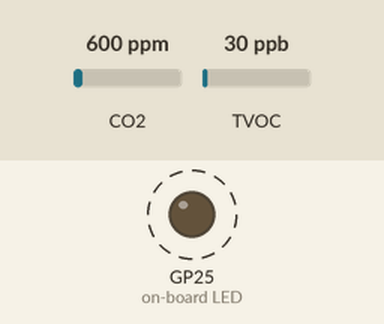
A program run on a simulated Raspberry Pi Pico running MicroPython. Parts: output pins drawn as LEDs (lit = HIGH). Dashed ring = blinking. The inputs (shaded band) are chosen by the test bench; at power-on: CO2 600 ppm, TVOC 30 ppb. WiFi joins after 1.5 s; the clock reads 2024-03-15 10:24:30 at power-on unless the program sets it; no MQTT or app messages arrive unless stated; library files of the repository ran but are not shown: secrets.py; what the program prints to the serial console is not drawn.

Above: at 1.82 s.
Timing chart, 0 to 4.8 s (numbered marks = the images above):
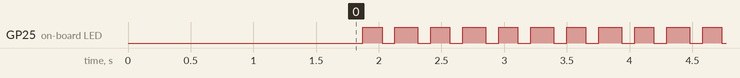

The program:

air_quality.py
```python
# air_quality.py
from machine import Pin
from util import try_until_runs, set_timeout
import utime
from crc import create_message_packet
from umqtt.simple import MQTTClient

import json

INIT_AIR_QUALITY = bytearray([0x20, 0x03])
MEASURE_AIR_QUALITY = bytearray([0x20, 0x08])
MEASURE_RAW_SIGNALS = bytearray([0x20, 0x50])

class SGP30:
    def __init__(self, bus, mqtt_handler, i2c_address=0x58, indicator_pin="LED", topic="sensor/air_quality", sensor_id="air_quality_1"):
        utime.sleep_ms(10)

        self.i2c_address = i2c_address
        self.bus = bus
        self.mqtt_handler = mqtt_handler
        self.co2 = 0x00
        self.tvoc = 0x00
        self.featureSetVersion = None
        self.h2 = 0x00
        self.ethanol = 0x00
        self.serialID = None
        self.start_time = utime.mktime(utime.localtime())
        self.elapsed_time = 0
        self.indicator_pin = Pin(indicator_pin, Pin.OUT)
        self.topic = topic
        self.sensor_id = sensor_id


    def set_elapsed_time(self):
        self.elapsed_time = utime.mktime(utime.localtime()) - self.start_time

    @set_timeout(10)
    @try_until_runs
    def write(self, msg):
        self.bus.writeto(self.i2c_address, create_message_packet(msg))

    @set_timeout(10)
    @try_until_runs
    def read(self, num_bytes):
        readings = bytearray(num_bytes)
        self.bus.readfrom_into(self.i2c_address, readings)
        return readings


    def initAirQuality(self):
        self.write(INIT_AIR_QUALITY)
        self.indicator_pin.on()


    def measureAirQuality(self):
        self.write(MEASURE_AIR_QUALITY)
        # gives sensor time to record measurements, min 20-25ms
        utime.sleep_ms(50)
        read_vals = self.read(6)
        self.set_elapsed_time()

        # No real values are returned for the co2 or tvoc values until
        # 15 seconds after the initialization of the sensor so that
        # proper calibration can occur
        if self.elapsed_time < 15:
            self.co2 = bytearray([255 << 8 | 255])
            self.tvoc = bytearray([255 << 8 | 255])
        self.co2 = bytearray([read_vals[0] << 8 | read_vals[1]])
        self.tvoc= bytearray([read_vals[3] << 8 | read_vals[4]])
        return None


    def measureRawSignals(self):
        self.write(MEASURE_RAW_SIGNALS)
        # gives sensor time to record measurements, min 20-25ms
        utime.sleep_ms(50)
        read_vals = self.read(6)
        self.h2 = bytearray([read_vals[0] << 8 | read_vals[1]])
        self.ethanol = bytearray([read_vals[3] << 8 | read_vals[4]])
        return None


    def measurements(self):
        self.indicator_pin.off()
        self.measureRawSignals()
        self.measureAirQuality()
        self.indicator_pin.on()

        measurement_values = json.dumps({self.sensor_id : {'co2': int.from_bytes(self.co2, 'big'),
                              'tvoc': int.from_bytes(self.tvoc, 'big'),
                              'h2': int.from_bytes(self.h2, 'big'),
                              'ethanol': int.from_bytes(self.ethanol, 'big'),
                              'elapsed_time': self.elapsed_time
                              }})
        print(measurement_values)
        return measurement_values

    def publish(self):
        self.mqtt_handler.connect()
        print(bytes(self.topic, 'utf-8'), "\n", self.measurements)
        self.mqtt_handler.publish(topic=bytes(self.topic, 'utf-8'), msg=self.measurements(), qos=0)
        self.mqtt_handler.disconnect()


if __name__ == '__main__':
    from umqtt.simple import MQTTClient
    from network_setup import Networker
    from util import setup_I2C_bus

    wlan = Networker().establish_connection()
    print("wlan")

    client = MQTTClient('aq_board', '10.42.0.1', port=1883, keepalive=60)
    print("mqtt")

    i2c = setup_I2C_bus()
    print("i2c")

    test_aq = SGP30(bus=i2c, mqtt_handler=client)
    test_aq.initAirQuality()

    while True:

       print(test_aq.measurements())
       test_aq.publish()
       utime.sleep_ms(180)
```

util.py
```python
from machine import Pin, I2C
import utime
import errno

def setup_I2C_bus():
    i2c = I2C(0,
              scl=Pin(1, Pin.PULL_UP),
              sda=Pin(0, Pin.PULL_UP),
              freq=100000)
    utime.sleep_ms(100)
    print(i2c.scan())
    return i2c


# To be used to repeatedly try I2C operations that can fail with an OSError [errno 5] IO error#
#def try_until_runs(timeout):
def try_until_runs(func):
    def wrapper_try_until_runs(*args, **kwargs):
        while True:
            try:
                return func(*args, **kwargs)
            except OSError as oserr:
                print(oserr)
                continue
            except Exception as e:
                raise e

    return wrapper_try_until_runs

def set_timeout(seconds):
    def timeout_tryer(func):
        def timeout_tryer_wrapper(*args, **kwargs):
            start_time = utime.mktime(utime.gmtime())
            while (utime.mktime(utime.gmtime()) - start_time) < seconds:
                return func(*args, **kwargs)
            raise TimeoutError
        return timeout_tryer_wrapper
    return timeout_tryer


#    return try_until_runs_dec

SUCCESS = 0
FAILURE = 1
```

crc.py
```python
def crc8(data, table, poly=0x31, init_value=0xFF, final_xor=0x00):
    crc = init_value

    for byte in data:
        crc ^= byte
        crc = int.from_bytes(table[crc], 'big')

    return bytes([crc ^ final_xor])

def create_message_packet(data):
    byte_data = b''

    if type(data) == str:
        byte_data += data.encode("utf-8")

    elif type(data) == int:
        byte_data += str(data).encode("utf-8")


    elif type(data) == bytes or bytearray:
        byte_data += data

    else:
        raise ValueError("Type of the provided data({}) does not match str, bytes, bytearray".format(data.type))

    byte_data += crc8(byte_data, SGP30_LOOKUP)
    return byte_data

# def add_checksum(msg):
#     with len(msg) as msg_length::w

#         if msg_length % 2 != 0:
#             raise ValueError("Detected an odd number of bytes{} in message, but expected an even number")
#         for

def generate_crc_table(poly):
    # Generate CRC lookup table
    table = [0] * 256
    for i in range(256):
        crc = i
        for j in range(8):
            if crc & 0x80:
                crc = (crc << 1) ^ poly
            else:
                crc <<= 1
            crc &= 0xFF
        table[i] = crc.to_bytes(1, 'big')
    return table

SGP30_LOOKUP = generate_crc_table(0x31)

#test_buf = 0xBEEF.to_bytes(2, 'big')
##test
#assert crc8(test_buf,SGP30_lookup) == 0x92

if __name__ == '__main__':
    d_a = bytes([0xbe, 0xef])
    d_b = bytearray([0xbe, 0xef])
    d_c = 'the fat, smelly cat'
    d_d = 975186

    c_a = crc8(d_a, SGP30_LOOKUP)
    r_a = create_message_packet(d_a)

    print(len(r_a), r_a)

    r_b = create_message_packet(d_b)
    print(len(r_b), r_b)

    r_c = create_message_packet(d_c)
    print(len(r_c), r_c)

    r_d = create_message_packet(d_d)
    print(len(r_d), r_d)


    
```

network_setup.py
```python
import network
import secrets
import time
from util import set_timeout

# try:
#     wlan = network.WLAN(network.STA_IF)
#     wlan.active(True)
#     time.sleep_ms(100)
#     wlan.connect(secrets.SSID, secrets.PASSWORD)
#     assert wlan.isconnected() == True
# except Exception as e:
#     raise e

class Networker:
    def __init__(self):
        self._connection = None

    @set_timeout(10)
    def establish_connection(self):
        try:
            wlan = network.WLAN(network.STA_IF)
            wlan.active(True)
            time.sleep_ms(100)
            wlan.connect(secrets.SSID, secrets.PASSWORD)

            while wlan.isconnected() is not True:
                time.sleep_ms(500)

            return wlan

        except Exception as e:
            raise e #("Unable to establish wireless network connection.")


    @property
    def connection(self):
        if self._connection is None:
            self.establish_connection()
        return self._connection
```

Measured:
- by itself, GP25 (on-board LED): alternates HIGH for 0.15 s and LOW for 0.10 s
